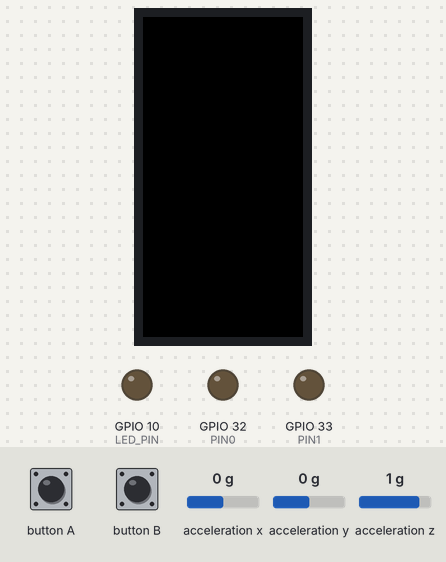
A sketch run on a simulated ESP32. Shown: 160×80 colour display, output pins drawn as LEDs (lit = HIGH). The inputs (shaded band) are chosen by the test bench; at power-on: acceleration x 0 g, acceleration y 0 g, acceleration z 1 g.

Above: at 1.3 s.
1.4 s: button B pressed for 1 s
At 3.4 s:
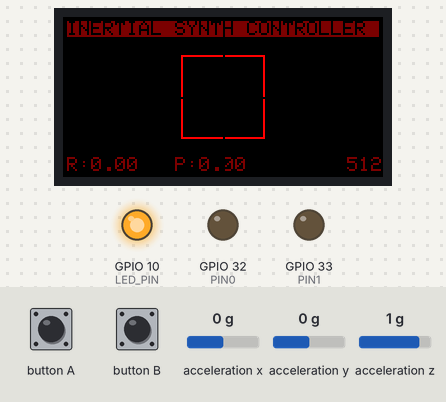
3.9 s: button B pressed for 0.15 s
At 4.0 s:
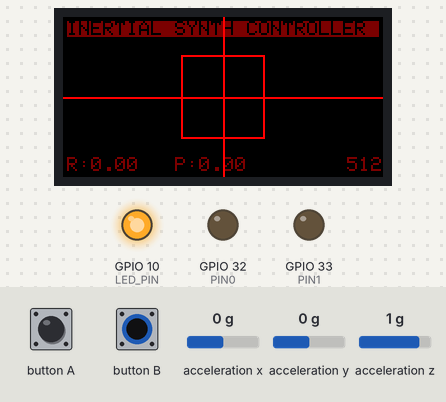
Timing chart, 0 to 6.9 s (numbered marks = the images above; inputs shaded):
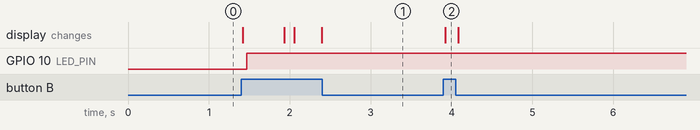

Measured:
- after the input at 1.4 s, GPIO 10 (LED_PIN): LOW → HIGH after 0.07 s; the display: first changes at once (image 1 shows a later state)
- after the input at 3.9 s, the display: changes at once (image 2)

The sketch:

M5StickC-Inertial-synth-controller-MPU6886.ino
```cpp
#include <M5StickC.h>

int PIN0 = 32;
int PWMCH0 = 0;

int PIN1 = 33;
int PWMCH1 = 1;

int LED_PIN = 10;
int PWMCH2 = 2;

float accX = 0;
float accY = 0;
float accZ = 0;

float roll = 0;
float pitch = 0;
float yaw = 0;

int rotate = -1;
int threshold = 4;

void setup() {
  setCpuFrequencyMhz(10);

  M5.begin();
  M5.Lcd.setRotation(1);
  M5.Lcd.fillScreen(BLACK);
  M5.Lcd.setTextColor(RED, BLACK);
  M5.Lcd.setTextSize(1);
  M5.Lcd.setCursor(40, 0);

  M5.MPU6886.Init();

  pinMode(PIN0, OUTPUT);
  ledcSetup(PWMCH0, 7812.5, 10); // 7812.5Hz, 8Bit(1024step)
  ledcAttachPin(PIN0, PWMCH0);

  pinMode(PIN1, OUTPUT);
  ledcSetup(PWMCH1, 7812.5, 10); // 7812.5Hz, 8Bit(1024step)
  ledcAttachPin(PIN1, PWMCH1);

  pinMode(LED_PIN, OUTPUT);
  ledcSetup(PWMCH2, 7812.5, 10); // 7812.5Hz, 8Bit(1024step)
  ledcAttachPin(LED_PIN, PWMCH2);

  pinMode(M5_BUTTON_RST, INPUT);

}

void loop() {

 if (digitalRead(M5_BUTTON_HOME) == LOW) {
   while (digitalRead(M5_BUTTON_HOME) == LOW);
   threshold++;
   M5.Lcd.fillScreen(BLACK);
   if (threshold > 7) {
      threshold = 1;
   }
  }

 if (digitalRead(M5_BUTTON_RST) == LOW) {
   while (digitalRead(M5_BUTTON_RST) == LOW);

   if (rotate == 1) {
      rotate = -1;
      M5.Lcd.fillScreen(BLACK);
      M5.Lcd.setRotation(1);
   } else {
      rotate = 1;
      M5.Lcd.fillScreen(BLACK);
      M5.Lcd.setRotation(3);
   }
  }

  M5.MPU6886.getAccelData(&accX,&accY,&accZ);

  roll = accX * 1000;
  if (0 > roll) roll = roll * -1;
  if ((128 * threshold) < roll) {
    ledcWrite(PWMCH0, roll);
    ledcWrite(PWMCH2, 1);
  } else {
    ledcWrite(PWMCH0, 0);
  }

  pitch = accY * 1000;
  if (0 > pitch) pitch = pitch * -1;
  if ((128 * threshold) < pitch) {
    ledcWrite(PWMCH1, pitch);
    ledcWrite(PWMCH2, 1);
  } else {
    ledcWrite(PWMCH1, 0);
  }

  M5.Lcd.setTextColor(BLACK, MAROON);
  M5.Lcd.setCursor(2, 2);
  M5.Lcd.println("INERTIAL SYNTH CONTROLLER ");

  M5.Lcd.setTextColor(MAROON, BLACK);

  M5.Lcd.setCursor(2, 70);
  M5.Lcd.printf("R:%.2f   P:%.2f      ",roll,pitch);

  M5.Lcd.setCursor(142, 70);
  M5.Lcd.println(128 * threshold);

  // cursor
  int x = accX * 1000 / 24 * rotate;
  int y = accY * 1000 / 24 * rotate;

  int tx = 80 - (128 * threshold / 24);
  int ty = 40 - (128 * threshold / 24);
  int tw = (128 * threshold / 24 * 2);
  int th = (128 * threshold / 24 * 2);

  M5.Lcd.drawRect( tx, ty,  tw,  th,  RED);

  M5.Lcd.drawLine(0, x + 40, 160, x + 40, RED);
  M5.Lcd.drawLine(y + 80, 0, y + 80, 80, RED);

  delay(50);

  M5.Lcd.drawLine(0, x + 40, 160, x + 40, BLACK);
  M5.Lcd.drawLine(y + 80, 0, y + 80, 80, BLACK);

  ledcWrite(PWMCH2, -1);

}
```
